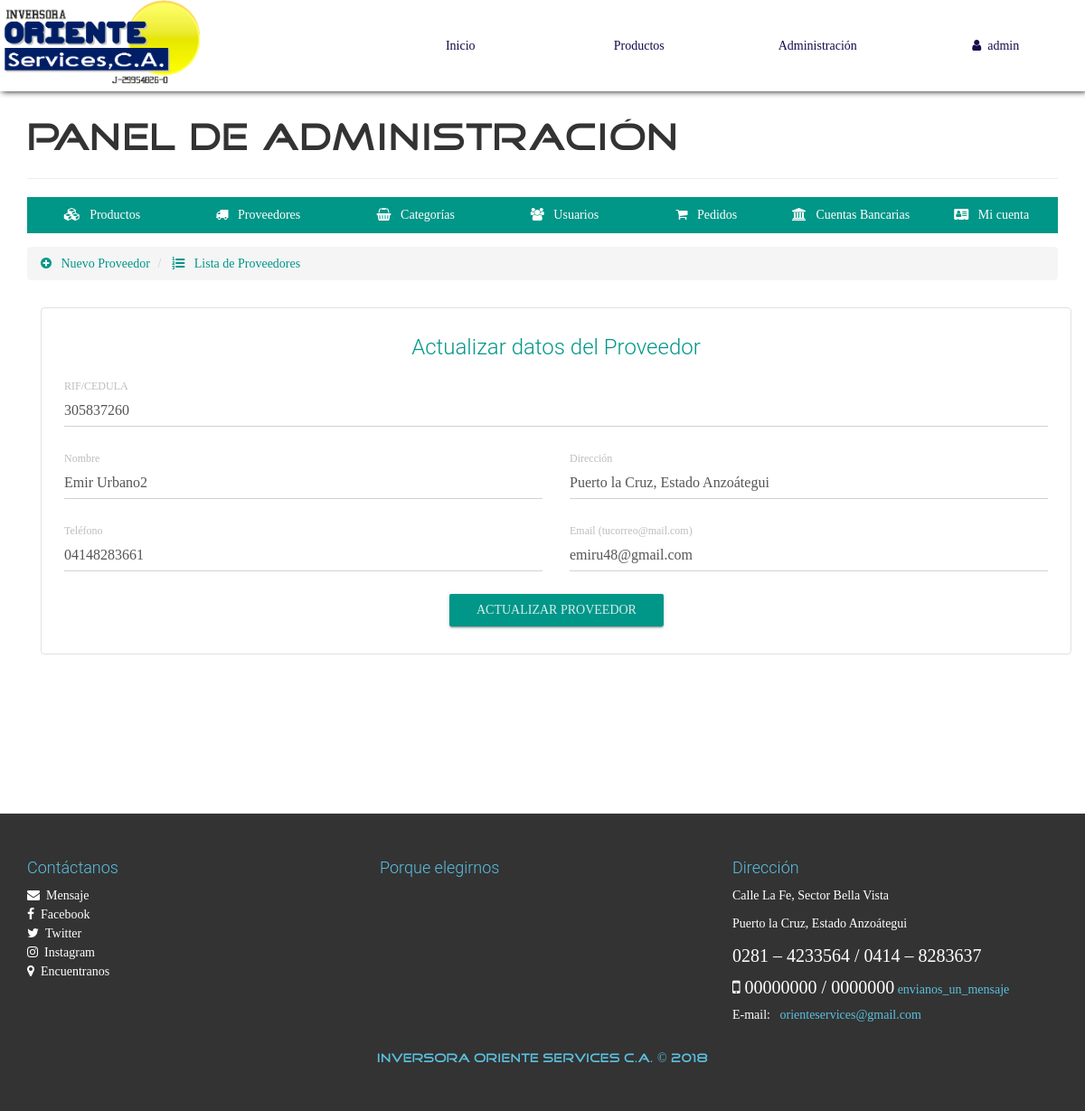
Page /configAdmin.php?view=providerinfo&code=305837260 (signed in) on the committed database.
### tables this page shows
CREATE TABLE `proveedor` (
  `RIFProveedor` varchar(30) NOT NULL,
  `NombreCompleto` varchar(70) NOT NULL,
  `Direccion` varchar(200) NOT NULL,
  `Telefono` varchar(20) NOT NULL,
  `Email` varchar(30) NOT NULL,
  PRIMARY KEY (`RIFProveedor`)
);

### library/consulSQL.php (called while the page is built, shortened)
<?php
class ejecutarSQL {
    public static function conectar(){
        if(!$con=  mysqli_connect(SERVER,USER,PASS,BD)){
            echo "Error en el servidor, verifique sus datos";
        }
        mysqli_set_charset($con, "utf8");
        return $con;
    }
    public static function consultar($query) {
        if (!$consul = mysqli_query(ejecutarSQL::conectar(), $query)) {
            echo 'Error en la consulta SQL ejecutada';
        }
        return $consul;
    }
}

### admin/providerinfo-view.php (the view, shortened to what this page needs)
<ul class="breadcrumb" style="margin-bottom: 5px;">
    <li>
        <a href="configAdmin.php?view=provider">
            <i class="fa fa-plus-circle" aria-hidden="true"></i> &nbsp; Nuevo Proveedor
        </a>
    </li>
    <li>
        <a href="configAdmin.php?view=providerlist"><i class="fa fa-list-ol" aria-hidden="true"></i> &nbsp; Lista de Proveedores</a>
    </li>
</ul>
<div class="container">
    <div class="row">
        <div class="col-xs-12">
            <div class="container-form-admin">
                <h3 class="text-primary text-center">Actualizar datos del Proveedor</h3>
                <?php
                    $code=$_GET['code'];
                    $cliente=ejecutarSQL::consultar("SELECT * FROM proveedor WHERE RIFProveedor='{$code}'");
                    $cli=mysqli_fetch_array($cliente, MYSQLI_ASSOC);
                ?>
                <form action="process/updateProveedor.php" method="POST" class="FormCatElec" data-form="update">
                    <div class="container-fluid">
                        <div class="row">
                            <div class="col-xs-12">
                                <div class="form-group label-floating">
                                    <label class="control-label">RIF/CEDULA</label>
                                    <input class="form-control" value="<?php echo $cli['RIFProveedor']; ?>" type="text" name="prove-rif" maxlength="20" required="">
                                </div>
                            </div>
                            <div class="col-xs-12 col-md-6">
                                <div class="form-group label-floating">
                                    <label class="control-label">Nombre</label>
                                    <input class="form-control" type="text" value="<?php echo $cli['NombreCompleto']; ?>" name="prove-name" maxlength="30" required="">
                                </div>
                            </div>
                            <div class="col-xs-12 col-md-6">
                                <div class="form-group label-floating">
                                    <label class="control-label">Dirección</label>
                                    <input class="form-control" type="text" value="<?php echo $cli['Direccion']; ?>" name="prove-dir" required="">
                                </div>
                            </div>
                            <div class="col-xs-12 col-md-6">
                                <div class="form-group label-floating">
                                    <label class="control-label">Teléfono</label>
                                    <input class="form-control" value="<?php echo $cli['Telefono']; ?>" type="tel" name="prove-tel" pattern="[0-9]{1,20}" maxlength="20" required="">
                                </div>
                            </div>
                            <div class="col-xs-12 col-md-6">
                                <div class="form-group label-floating">
                                    <label class="control-label">Email (tucorreo@mail.com)</label>
                                    <input class="form-control" value="<?php echo $cli['Email']; ?>" type="email" name="prove-email">
                                </div>
                            </div>
                        </div>
                    </div>
                    <p class="text-center"><button type="submit" class="btn btn-primary btn-raised">Actualizar Proveedor</button></p>
                </form>
            </div>
        </div>
    </div>
</div>

### css/style.css (style rules this page uses)
body { font-family: "FontFamilySPro"; line-height: 1.5; font-size: 1.4em; width: 100%; height: 100%; margin: 0px; padding: 0px; background-position: center center; background-repeat: no-repeat; background-attachment: fixed; background-size: cover; background-color: #fff; }
.container-form-admin { border: 1px solid #e0e1e1 !important; border-radius: 4px; padding: 10px; margin-top: 25px; }
#container-page-configAdmin { background-image: url(../assets/img/fondo.jpg); }

### rows in the picture
proveedor: prove-rif "305837260", prove-name "Emir Urbano2", prove-dir "Puerto la Cruz, Estado Anzoátegui", prove-tel "04148283661", prove-email "emiru48@gmail.com"

### other values in the picture
$_SESSION['nombre'] "admin"
